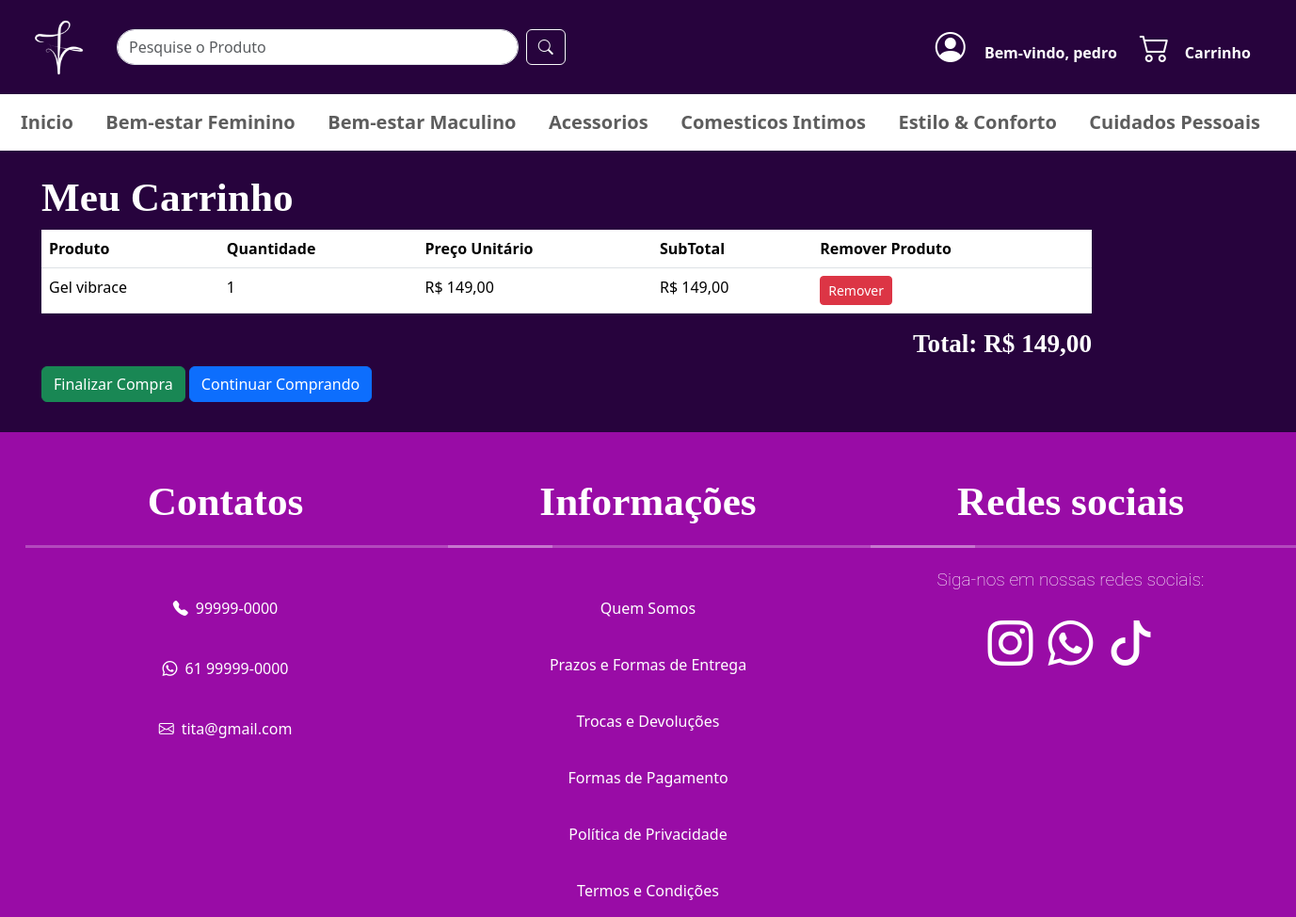
Screenshot of /carrinho/ (signed in) with the database file from the repository.
### itensCarrinho/models.py (models this page shows, shortened)
class itensCarrinho(models.Model):
    carrinho = models.ForeignKey(Carrinho, on_delete=models.CASCADE)
    produto = models.ForeignKey(Produto, on_delete=models.CASCADE)
    avaliacao = models.PositiveIntegerField()
    quantidade = models.PositiveIntegerField()
    subtotal = models.PositiveIntegerField()

### produto/models.py (models this page shows, shortened)
class Produto(models.Model):
    name = models.CharField(max_length=200)
    brand = models.ForeignKey(Brand, on_delete=models.PROTECT, related_name='brand_product')
    category = models.ForeignKey(Category, on_delete=models.PROTECT, related_name='category_product')
    image = models.ImageField(upload_to= 'produtos/')
    description = models.TextField(blank=True, null=True)
    serie_number = models.CharField(max_length=100, blank=True, null=True)
    cost_price = models.DecimalField(max_digits=20, decimal_places=2)
    selling_price = models.DecimalField(max_digits=20, decimal_places=2)
    quantity = models.IntegerField(default=0)
    created_at = models.DateTimeField(auto_now_add=True)
    updated_at = models.DateTimeField(auto_now=True)
    class Meta:
        ordering = ['name']

### carrinho/views.py (the view)
# urls.py: path('carrinho/', carrinho_views.visualizar_carrinho, name='visualizar_carrinho' ),
def visualizar_carrinho(request):
    if not request.user.is_authenticated:
        return HttpResponse("Erro: Usuário não autenticado!", status=400)
    cliente = Cliente.objects.filter(user=request.user).first()
    if not cliente:
        return HttpResponse("Erro: Cliente não encontrado!", status=400)
    carrinho, created = Carrinho.objects.get_or_create(cliente=cliente)
    itens = carrinho.itenscarrinho_set.all()
    total = sum(item.subtotal for item in itens)
    return render(request, "carrinho_list.html", {"itens": itens, "total": total})

### carrinho/templates/carrinho_list.html (shortened to what this page needs)
{% extends 'base.html' %}
{% load static %}
{% block content %}
<div class="container mt-4" style=" margin: 2rem; ">
    <h2>Meu Carrinho</h2>
    {% if itens %}
        <table class="table"  >
            <thead>
                <tr>
                    <th>Produto</th>
                    <th>Quantidade</th>
                    <th>Preço Unitário</th>
                    <th>SubTotal</th>
                    <th>Remover Produto</th>
                </tr>
            </thead>
            <tbody>
                {% for item in itens %}
                    <tr>
                        <td>{{ item.produto.name }}</td>
                        <td>{{ item.quantidade }}</td>
                        <td>R$ {{ item.produto.selling_price }}</td>
                        <td>R$ {{ item.subtotal|floatformat:2 }}</td>
                        <td>
                            <a href="{% url 'excluir_item_carrinho' item.id %}" class="btn btn-danger btn-sm">
                                Remover
                            </a>
                        </td>
                    </tr>
                {% endfor %}
            </tbody>
        </table>
        <h4 class="text-end mt-3" style="font-size: 1.7rem;">Total: R$ {{ total|floatformat:2 }}</h4>
        <a href="{% url 'finalizar_carrinho'%}" class="btn btn-success">Finalizar Compra</a>
        <a href="{% url 'home' %}" class="btn btn-primary">Continuar Comprando</a>
    {% else %}
        <p>Seu carrinho está vazio.</p>
        <a href="{% url 'home' %}" class="btn btn-primary">Continuar Comprando</a>
    {% endif %}
</div>
  {% endblock %}

### core/templates/components/_header.html (shortened to what this page needs)
{% load static %}
<nav class="navbar w-100" style="background-color: #27033D;  position: sticky;   top: 0;  z-index: 1000; padding: 15px 20px;">
  <div class="container-fluid d-flex align-items-center justify-content-between ">
      <a class="navbar-brand " href="/">
          <img src="{% static 'images/logo2.png' %}" alt="Logo" width="60">
      </a>
      <form class="d-flex flex-grow-1 mx-3" role="search" method="GET" action="{% url 'produto_list' %}">
        <input class="form-control me-2 w-50 w-md-25" style="border-radius: 25px;" type="search" name="q" placeholder="Pesquise o Produto" aria-label="Search">
        <button class="btn btn-outline-light" type="submit">
            <i class="bi bi-search"></i>
        </button>
      </form>
      <div class="d-flex align-items-center">
        {% if request.user.is_authenticated %}
          <a href="{%url 'informacoes_conta'%}" class="text-white text-decoration-none me-4">
          <i class="bi bi-person-circle" style="font-size: 2rem; margin-right: 1rem;"></i> Bem-vindo, {{ request.user.get_full_name|default:request.user.username }}
        </a>
        {% else %}
          <a href="/login" class="text-white text-decoration-none me-4">
              <i class="bi bi-person-circle" style="font-size: 2rem; margin-right: 1rem;"></i> Faça seu Login
          </a>
        {% endif %}
          <a href="{% url 'visualizar_carrinho' %}" class="text-white text-decoration-none" style="margin-right: 1rem;">
            <i class="bi bi-cart2 " style="font-size: 2rem; margin-right: 1rem;"></i>Carrinho
          </a>
      </div>
  </div>
</nav>
<nav class="navbar navbar-expand-lg w-100" style="background-color: #fff;  position: sticky;   top: 6rem;  z-index: 1000; padding: 10px;">
    <div class="container-fluid">
      <a class="navbar-brand " href="/">Inicio</a>
      <a class="navbar-brand " href="{% url 'feminina_list' %}">Bem-estar Feminino</a>
      <a class="navbar-brand " href="{% url 'masculino_list' %}">Bem-estar Maculino</a>
      <a class="navbar-brand " href="{% url 'acessorios_list' %}">Acessorios</a>
      <a class="navbar-brand " href="{% url 'cosmeticos_list' %}">Comesticos Intimos</a>
      <a class="navbar-brand " href="{% url 'estilo_list' %}">Estilo & Conforto</a>
      <a class="navbar-brand " href="{% url 'cuidados_list' %}">Cuidados Pessoais</a>
    </div>
</nav>

### static/style.css (style rules this page uses)
html, body { height: 100%; margin: 0; padding: 0; display: flex; flex-direction: column; }

### core/templates/base.html (style rules this page uses)
html, body { background-color: #27033D !important; }

### core/templates/components/_header.html (style rules this page uses)
.navbar a { color:#5D5D5D; font-weight: bold; }

### carrinho/templates/carrinho_list.html (style rules this page uses)
.playfair-display ,h2 , h4 { font-family: "Playfair Display", serif; font-optical-sizing: auto; font-weight: 900; font-style: bold; font-size: 2.7rem; color: #fff; }

### core/templates/components/_footer.html (style rules this page uses)
.bi { margin-top: 2rem; }
h4 { margin-top: 2rem; }
a { text-decoration: none; color: #fff; align-items: center; }

### rows the page displays
itensCarrinho: produto.name "Gel vibrace", quantidade "1", produto.selling_price "149,00", subtotal "149,00"

### other values shown
{{ request.user.get_full_name|default:request.user.username }} "pedro"
{{ total|floatformat:2 }} "149,00"
